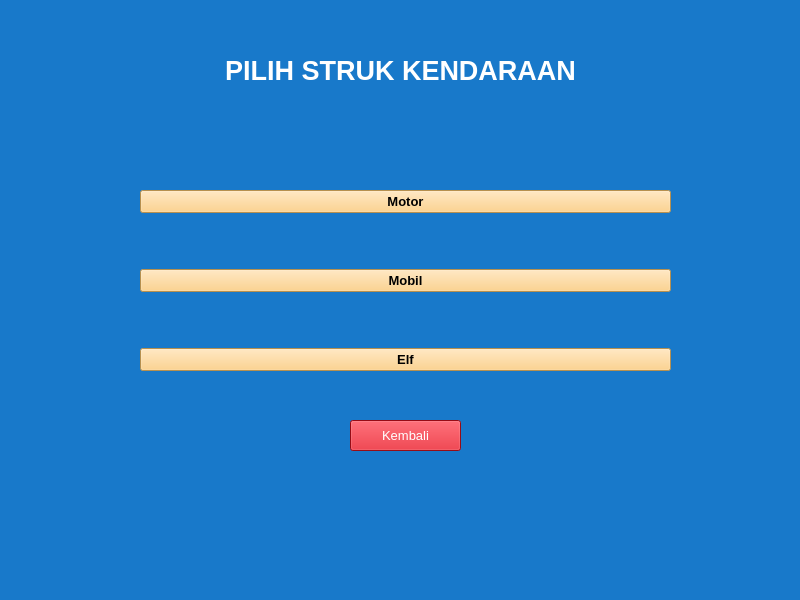
<?xml version="1.0" encoding="UTF-8"?>
<ui version="4.0">
 <class>MainWindow</class>
 <widget class="QMainWindow" name="MainWindow">
  <property name="geometry">
   <rect>
    <x>0</x>
    <y>0</y>
    <width>800</width>
    <height>600</height>
   </rect>
  </property>
  <property name="windowTitle">
   <string>MainWindow</string>
  </property>
  <property name="styleSheet">
   <string notr="true">background-color: rgb(24, 121, 202);</string>
  </property>
  <widget class="QWidget" name="centralwidget">
   <widget class="QWidget" name="gridLayoutWidget">
    <property name="geometry">
     <rect>
      <x>140</x>
      <y>140</y>
      <width>531</width>
      <height>281</height>
     </rect>
    </property>
    <layout class="QGridLayout" name="gridLayout">
     <item row="1" column="0">
      <widget class="QPushButton" name="pushButton_mobil">
       <property name="font">
        <font>
         <pointsize>10</pointsize>
         <weight>75</weight>
         <bold>true</bold>
        </font>
       </property>
       <property name="styleSheet">
        <string notr="true">background-color: rgb(255, 202, 111);</string>
       </property>
       <property name="text">
        <string>Mobil</string>
       </property>
      </widget>
     </item>
     <item row="2" column="0">
      <widget class="QPushButton" name="pushButton_elf">
       <property name="font">
        <font>
         <pointsize>10</pointsize>
         <weight>75</weight>
         <bold>true</bold>
        </font>
       </property>
       <property name="styleSheet">
        <string notr="true">background-color: rgb(255, 202, 111);</string>
       </property>
       <property name="text">
        <string>Elf</string>
       </property>
      </widget>
     </item>
     <item row="0" column="0">
      <widget class="QPushButton" name="pushButton_motor">
       <property name="font">
        <font>
         <pointsize>10</pointsize>
         <weight>75</weight>
         <bold>true</bold>
        </font>
       </property>
       <property name="styleSheet">
        <string notr="true">background-color: rgb(255, 202, 111);</string>
       </property>
       <property name="text">
        <string>Motor</string>
       </property>
      </widget>
     </item>
    </layout>
   </widget>
   <widget class="QLabel" name="label">
    <property name="geometry">
     <rect>
      <x>180</x>
      <y>50</y>
      <width>441</width>
      <height>41</height>
     </rect>
    </property>
    <property name="font">
     <font>
      <pointsize>20</pointsize>
      <weight>75</weight>
      <bold>true</bold>
     </font>
    </property>
    <property name="styleSheet">
     <string notr="true">color: rgb(255, 255, 255);</string>
    </property>
    <property name="text">
     <string>PILIH STRUK KENDARAAN</string>
    </property>
    <property name="scaledContents">
     <bool>false</bool>
    </property>
    <property name="alignment">
     <set>Qt::AlignCenter</set>
    </property>
    <property name="wordWrap">
     <bool>false</bool>
    </property>
   </widget>
   <widget class="QPushButton" name="pushButton_keluar">
    <property name="geometry">
     <rect>
      <x>350</x>
      <y>420</y>
      <width>111</width>
      <height>31</height>
     </rect>
    </property>
    <property name="font">
     <font>
      <pointsize>10</pointsize>
     </font>
    </property>
    <property name="styleSheet">
     <string notr="true">color: rgb(255, 255, 255);
background-color: rgb(212, 17, 30);
</string>
    </property>
    <property name="text">
     <string>Kembali</string>
    </property>
   </widget>
  </widget>
  <widget class="QMenuBar" name="menubar">
   <property name="geometry">
    <rect>
     <x>0</x>
     <y>0</y>
     <width>800</width>
     <height>26</height>
    </rect>
   </property>
  </widget>
  <widget class="QStatusBar" name="statusbar"/>
 </widget>
 <resources/>
 <connections/>
</ui>
